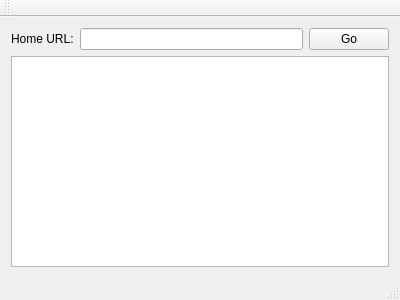
<?xml version="1.0" encoding="UTF-8"?>
<ui version="4.0">
 <class>MainWindow</class>
 <widget class="QMainWindow" name="MainWindow">
  <property name="geometry">
   <rect>
    <x>0</x>
    <y>0</y>
    <width>400</width>
    <height>300</height>
   </rect>
  </property>
  <property name="windowTitle">
   <string>MainWindow</string>
  </property>
  <widget class="QWidget" name="centralWidget">
   <layout class="QGridLayout" name="gridLayout">
    <item row="0" column="0">
     <layout class="QVBoxLayout" name="verticalLayout">
      <item>
       <layout class="QHBoxLayout" name="horizontalLayout">
        <item>
         <widget class="QLabel" name="label">
          <property name="text">
           <string>Home URL:</string>
          </property>
         </widget>
        </item>
        <item>
         <widget class="QLineEdit" name="homeUrl"/>
        </item>
        <item>
         <widget class="QPushButton" name="pushButton">
          <property name="text">
           <string>Go</string>
          </property>
         </widget>
        </item>
       </layout>
      </item>
      <item>
       <widget class="QTextEdit" name="status">
        <property name="readOnly">
         <bool>true</bool>
        </property>
       </widget>
      </item>
     </layout>
    </item>
   </layout>
  </widget>
  <widget class="QMenuBar" name="menuBar">
   <property name="geometry">
    <rect>
     <x>0</x>
     <y>0</y>
     <width>400</width>
     <height>17</height>
    </rect>
   </property>
  </widget>
  <widget class="QToolBar" name="mainToolBar">
   <attribute name="toolBarArea">
    <enum>TopToolBarArea</enum>
   </attribute>
   <attribute name="toolBarBreak">
    <bool>false</bool>
   </attribute>
  </widget>
  <widget class="QStatusBar" name="statusBar"/>
 </widget>
 <layoutdefault spacing="6" margin="11"/>
 <resources/>
 <connections/>
</ui>
